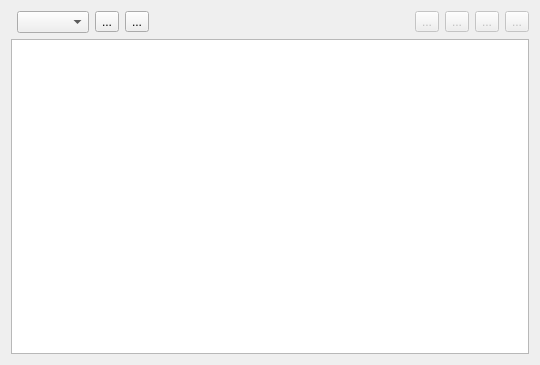
<?xml version="1.0" encoding="UTF-8"?>
<ui version="4.0">
 <class>Dialog</class>
 <widget class="QDialog" name="Dialog">
  <property name="geometry">
   <rect>
    <x>0</x>
    <y>0</y>
    <width>540</width>
    <height>365</height>
   </rect>
  </property>
  <property name="windowTitle">
   <string>Composizione documenti</string>
  </property>
  <layout class="QGridLayout" name="gridLayout">
   <item row="0" column="2">
    <widget class="QToolButton" name="toolButtonCompose">
     <property name="text">
      <string>...</string>
     </property>
    </widget>
   </item>
   <item row="0" column="8">
    <widget class="QToolButton" name="toolButtonEditRules">
     <property name="enabled">
      <bool>false</bool>
     </property>
     <property name="text">
      <string>...</string>
     </property>
    </widget>
   </item>
   <item row="0" column="7">
    <widget class="QToolButton" name="toolButtonDeleteModel">
     <property name="enabled">
      <bool>false</bool>
     </property>
     <property name="text">
      <string>...</string>
     </property>
    </widget>
   </item>
   <item row="0" column="6">
    <widget class="QToolButton" name="toolButtonUploadModel">
     <property name="enabled">
      <bool>false</bool>
     </property>
     <property name="text">
      <string>...</string>
     </property>
    </widget>
   </item>
   <item row="0" column="1">
    <widget class="QComboBox" name="comboBoxFileType"/>
   </item>
   <item row="0" column="5">
    <widget class="QToolButton" name="toolButtonDownloadModel">
     <property name="enabled">
      <bool>false</bool>
     </property>
     <property name="text">
      <string>...</string>
     </property>
    </widget>
   </item>
   <item row="0" column="4">
    <spacer name="horizontalSpacer_2">
     <property name="orientation">
      <enum>Qt::Horizontal</enum>
     </property>
     <property name="sizeHint" stdset="0">
      <size>
       <width>334</width>
       <height>20</height>
      </size>
     </property>
    </spacer>
   </item>
   <item row="1" column="0" colspan="9">
    <widget class="QTableWidget" name="tableWidget"/>
   </item>
   <item row="0" column="3">
    <widget class="QToolButton" name="toolButtonPreparaProtocollo">
     <property name="text">
      <string>...</string>
     </property>
    </widget>
   </item>
  </layout>
 </widget>
 <resources/>
 <connections/>
</ui>
